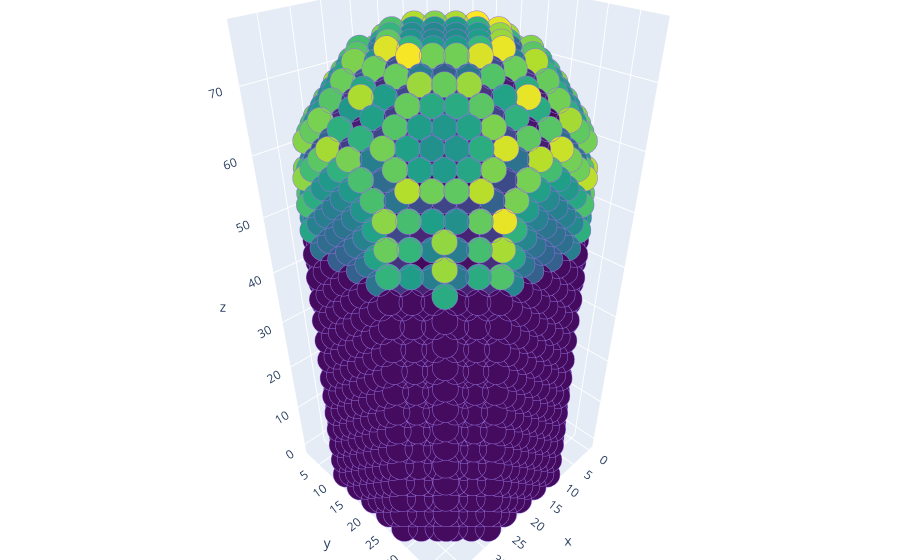

The code cell stored with this chart in its notebook:
### Code cell
visualize(pr_tip,charge=tip_output_al['final_charge'],surf_indices=tip_output_al['surface_indices'])

### Figure 1 — Plotly figure (JSON) as saved in the notebook; plotly's stock layout.template omitted (floating-point values rounded to 4 significant figures; data arrays with more than 128 entries replaced by an {"elided": "..."} marker saying what was removed)
{"data": [{"marker": {"color": {"elided": "1551 float values"}, "colorscale": [[0, "#440154"], [0.1111, "#482878"], [0.2222, "#3e4989"], [0.3333, "#31688e"], [0.4444, "#26828e"], [0.5556, "#1f9e89"], [0.6667, "#35b779"], [0.7778, "#6ece58"], [0.8889, "#b5de2b"], [1, "#fde725"]], "line": {"color": "MediumPurple", "width": 12}, "size": 9}, "mode": "markers", "type": "scatter3d", "x": {"elided": "1551 float values"}, "y": {"elided": "1551 float values"}, "z": {"elided": "1551 float values"}}], "layout": {"margin": {"b": 0, "l": 0, "r": 0, "t": 0}}}
